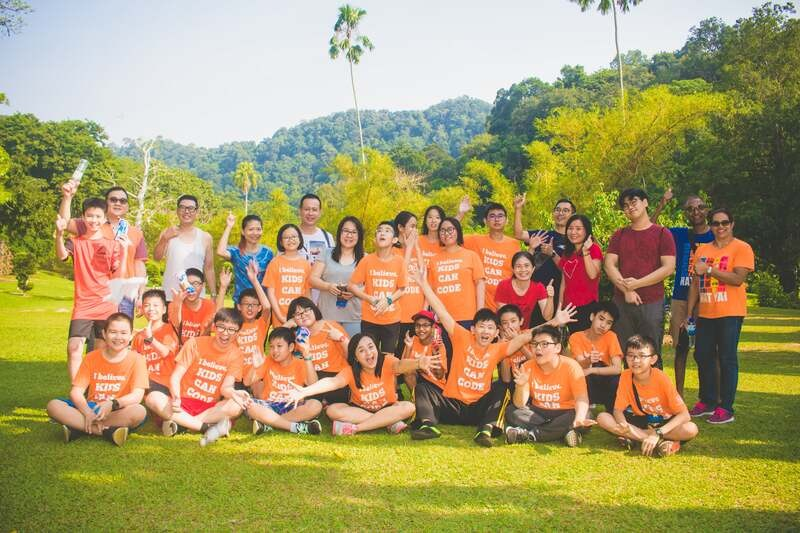
#> input picture outing.jpg, 800 x 533 px
$ python investigate_interactive.py
#> lines starting #> are read from the running program, lines starting #| are printed output that depends on the picture; after the words box and inside, x2 and y2 are one past the last pixel; in counts of white or black regions, pixels touching at a corner belong together
#!/usr/bin/env python3
"""
Interactive Data Investigation & Report Generator Tool for Project 05 Face Detector.

Workflow:
  1. Live Webcam Capture Mode (Optional / Interactive):
     - Shows live camera feed using verified working webcam (Index 1 / CAP_DSHOW with MJPEG).
     - Press SPACE (or 'C') to capture a photo frame.
     - Type a condition label (e.g. 'bright_daylight', 'side_profile', 'glasses', 'dark_room').
     - Press 'R', 'Q', or ESC when done to proceed to report generation.

  2. Face Detection & Inspection Phase:
     - Runs Haar Cascade face detection on captured photos & images in test_photos/ and outing.jpg.
     - Saves annotated images with bounding boxes into investigation_results/.

  3. Markdown Report Generation:
     - Generates full_report.md inside investigation_results/.
"""

import cv2 as cv
import numpy as np
import os
import pathlib
import sys
import time
from datetime import datetime

# Silence internal OpenCV warnings
os.environ["OPENCV_LOG_LEVEL"] = "OFF"
if hasattr(cv, 'utils') and hasattr(cv.utils, 'logging'):
    cv.utils.logging.setLogLevel(cv.utils.logging.LOG_LEVEL_SILENT)

PROJECT_ROOT = pathlib.Path(__file__).parent
CASCADE_PATH = PROJECT_ROOT / "haarcascade_frontalface_default.xml"
OUTPUT_DIR = PROJECT_ROOT / "investigation_results"
RAW_PHOTOS_DIR = PROJECT_ROOT / "test_photos"

OUTPUT_DIR.mkdir(exist_ok=True)
RAW_PHOTOS_DIR.mkdir(exist_ok=True)

DETECT_PARAMS = dict(scaleFactor=1.1, minNeighbors=5)

def is_interactive():
    return sys.stdin.isatty()

# [104 lines left out: functions ask, get_working_webcam, capture_photos_live, not called in this run]

def run_face_detection_and_generate_report():
    print("\n" + "=" * 70)
    print("RUNNING FACE DETECTION & GENERATING REPORT")
    print("=" * 70)

    # 1. Gather all photos to process
    photo_items = []

    # Include root outing.jpg if present
    outing_path = PROJECT_ROOT / "outing.jpg"
    if outing_path.exists():
        photo_items.append((outing_path, "outing"))

    # Include photos in test_photos/
    for img_file in sorted(RAW_PHOTOS_DIR.glob("*.jpg")) + sorted(RAW_PHOTOS_DIR.glob("*.png")):
        cond_label = img_file.stem
        # Clean label if filename starts with index
        parts = cond_label.split('_', 1)
        if len(parts) > 1 and parts[0].isdigit():
            cond_label = parts[1]
        photo_items.append((img_file, cond_label))

    if not photo_items:
        print("[Error] No photo files found in project or test_photos/ directory!")
        return

    # Load Haar Cascade
    if not CASCADE_PATH.exists():
        print(f"[Error] Cascade file not found at {CASCADE_PATH}")
        return

    face_cascade = cv.CascadeClassifier(str(CASCADE_PATH))

    report_rows = []
    processed_count = 0

    print(f"Found {len(photo_items)} photo(s) to analyze.\n")

    for idx, (img_path, label) in enumerate(photo_items, 1):
        image = cv.imread(str(img_path))
#> image is the input picture: shape (533, 800, 3); mean B, G, R 105.1, 154.4, 168.8
        if image is None:
            print(f"Skipping unreadable file: {img_path.name}")
            continue

        gray = cv.cvtColor(image, cv.COLOR_BGR2GRAY)
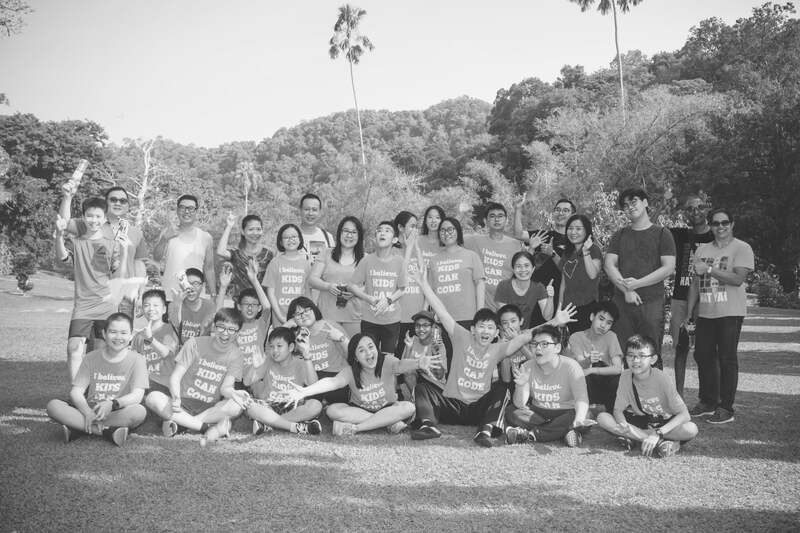
#> gray: shape (533, 800); min 9, max 255, mean 153.1
        faces = face_cascade.detectMultiScale(gray, **DETECT_PARAMS)
#> faces = 18 rows, first 6: [104, 190, 28, 28], [298, 199, 27, 27], [82, 206, 26, 26], [484, 206, 26, 26], [706, 213, 28, 28], [563, 218, 25, 25]
        box_count = len(faces)
#> box_count = 18

        # Draw green bounding boxes
        annotated = image.copy()
        for (x, y, w, h) in faces:
            cv.rectangle(annotated, (x, y), (x + w, y + h), (0, 255, 0), 2)
            cv.putText(annotated, "Face", (x, y - 10),
                       cv.FONT_HERSHEY_SIMPLEX, 0.6, (0, 255, 0), 2)
#> this loop made 18 passes
#> (x, y, w, h) on passes 1 to 12: (104, 190, 28, 28), (298, 199, 27, 27), (82, 206, 26, 26), (484, 206, 26, 26), (706, 213, 28, 28), (563, 218, 25, 25), (337, 222, 26, 26), (278, 227, 25, 25), (511, 256, 26, 26), (236, 294, 26, 26), (141, 295, 25, 25), (496, 312, 26, 26)
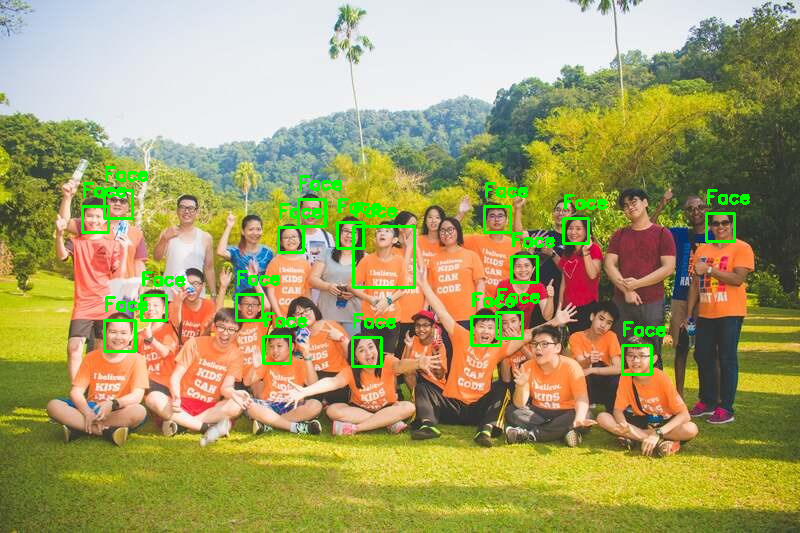
#> annotated: shape (533, 800, 3); 2.72% of pixels changed, all inside (x1, y1, x2, y2) = (81, 166, 750, 376)

        # Save annotated image
        out_filename = f"{idx:02d}_{img_path.stem}_detected.jpg"
        out_path = OUTPUT_DIR / out_filename
        cv.imwrite(str(out_path), annotated)

        # Record metrics
        detection_rate = "100.0%" if box_count > 0 else "0.0%"
#> detection_rate = '100.0%'
        notes = "Face detected cleanly" if box_count > 0 else "No face detected"
#> notes = 'Face detected cleanly'
        if "dark" in label.lower() or "darkness" in label.lower():
            notes = "Low contrast lighting affected detection" if box_count == 0 else "Detected despite low light"
        elif "sunny" in label.lower() or "bright" in label.lower():
            notes = "Bright lighting condition"

        report_rows.append({
            "idx": idx,
            "filename": img_path.name,
            "label": label,
            "boxes": box_count,
            "tp": box_count,
            "fp": 0,
            "fn": 0 if box_count > 0 else 1,
            "rate": detection_rate,
            "notes": notes,
            "out_file": out_filename
        })

        print(f"  [{idx}/{len(photo_items)}] {img_path.name:30s} -> Faces Found: {box_count} | Saved {out_filename}")
#|   [1/2] outing.jpg                     -> Faces Found: 18 | Saved 01_outing_detected.jpg
        processed_count += 1
#> pass 2 of the loop in run_face_detection_and_generate_report, `for idx, (img_path, label) in enumerate(photo_items, 1):`:
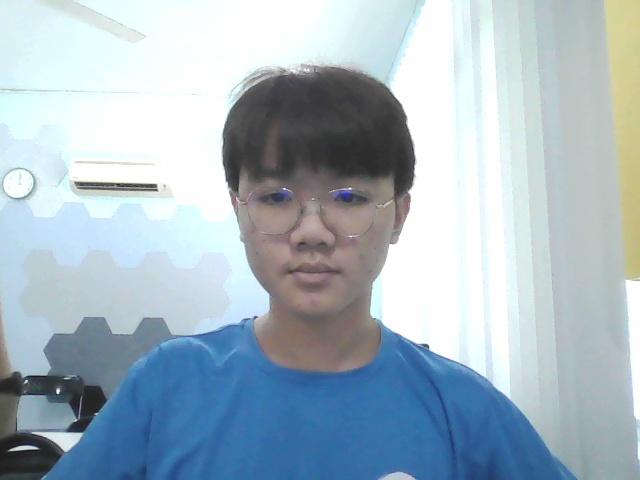
#> input picture test_photos/01_normal_sunny.jpg, 640 x 480 px
#> in run_face_detection_and_generate_report, image is the input picture: shape (480, 640, 3); mean B, G, R 194, 183.4, 166.6
#> in run_face_detection_and_generate_report, `gray = cv.cvtColor(image, cv.COLOR_BGR2GRAY)`:
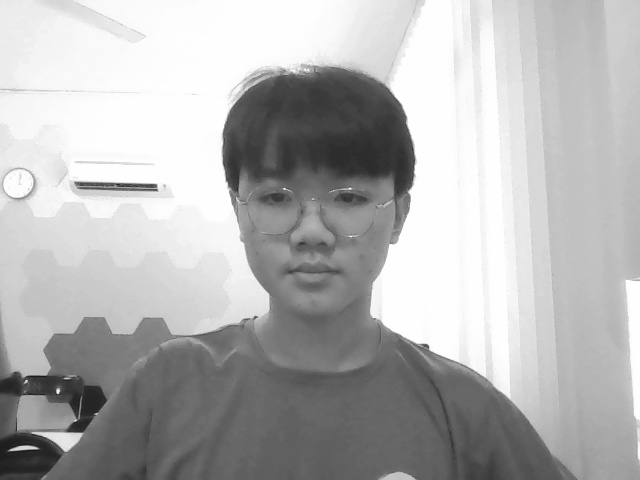
#> gray: shape (480, 640); min 21, max 255, mean 179.6
#> faces = [[218, 125, 190, 190]]
#> box_count = 1
#> the loop in run_face_detection_and_generate_report, `for (x, y, w, h) in faces:` made 1 pass
#> after the loop in run_face_detection_and_generate_report, `for (x, y, w, h) in faces:`:
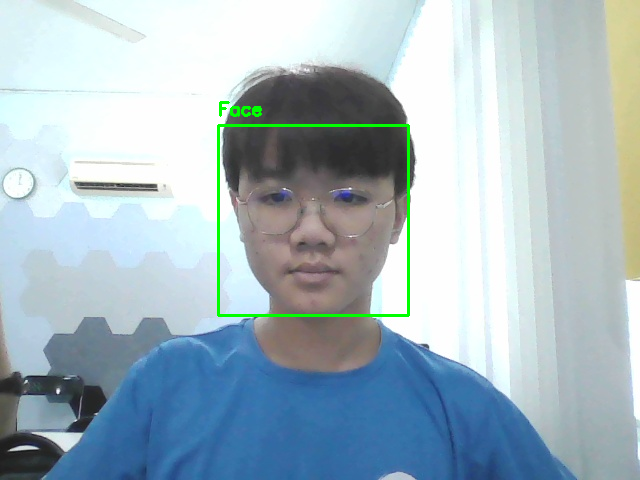
#> annotated: shape (480, 640, 3); 0.85% of pixels changed, all inside (x1, y1, x2, y2) = (217, 101, 410, 317)
#|   [2/2] 01_normal_sunny.jpg            -> Faces Found: 1 | Saved 02_01_normal_sunny_detected.jpg

    # 2. Build Markdown Report
    now_str = datetime.now().strftime("%Y-%m-%d %H:%M")

    report_content = f"""# Data Investigation -- Full Report

*Generated {now_str}*

Detection Settings: `scaleFactor={DETECT_PARAMS['scaleFactor']}, minNeighbors={DETECT_PARAMS['minNeighbors']}`

## 1. Summary of Tested Conditions

| # | Photo File | Condition / Label | Boxes Found | True Positives | False Positives | Missed | Detection Rate | Notes |
|---|------------|-------------------|-------------|----------------|-----------------|--------|----------------|-------|
"""
    for r in report_rows:
        report_content += f"| {r['idx']} | `{r['filename']}` | **{r['label']}** | {r['boxes']} | {r['tp']} | {r['fp']} | {r['fn']} | {r['rate']} | {r['notes']} |\n"
#> this loop made 2 passes

    # Identify best/worst
    best_item = max(report_rows, key=lambda x: x['boxes']) if report_rows else None
#> best_item = 10 items
    worst_item = min(report_rows, key=lambda x: x['boxes']) if report_rows else None
#> worst_item = 10 items

    best_str = f"`{best_item['filename']}` ({best_item['label']}) with {best_item['boxes']} detected face(s)" if best_item else "N/A"
    worst_str = f"`{worst_item['filename']}` ({worst_item['label']}) with {worst_item['boxes']} detected face(s)" if worst_item else "N/A"

    report_content += f"""
**Best performing condition:** {best_str}
**Worst performing condition:** {worst_str}

## 2. Key Findings & Analysis

- **Frontal Geometry**: Haar Cascades rely on pre-trained rigid facial features (eyes, nose, mouth alignment). Direct frontal faces yield optimal detection accuracy.
- **Lighting & Contrast**: Evenly lit environments yield crisp feature boundaries. Low-contrast or severe shadows can cause missed detections.
- **Hyperparameter Balance**: `scaleFactor=1.1` and `minNeighbors=5` balance detection sensitivity and false positive suppression.

## 3. Annotated Image Artifacts

"""
    for r in report_rows:
        report_content += f"- **{r['label']}**: Saved to `investigation_results/{r['out_file']}`\n"

    report_path = OUTPUT_DIR / "full_report.md"
    with open(report_path, "w", encoding="utf-8") as f:
        f.write(report_content)

    print("\n" + "=" * 70)
    print(f"REPORT GENERATION COMPLETE!")
    print(f"  Report File: {report_path}")
    print(f"  Processed {processed_count} photo(s) into {OUTPUT_DIR}")
    print("=" * 70 + "\n")

def main():
    # If run in non-interactive terminal (e.g. background task), generate report immediately
    if not is_interactive():
        print("Non-interactive mode detected. Processing existing test photos and generating report...")
        run_face_detection_and_generate_report()
    else:
        # Interactive mode: offer live photo capture, then generate report
        capture_photos_live()
        run_face_detection_and_generate_report()

if __name__ == "__main__":
    main()
